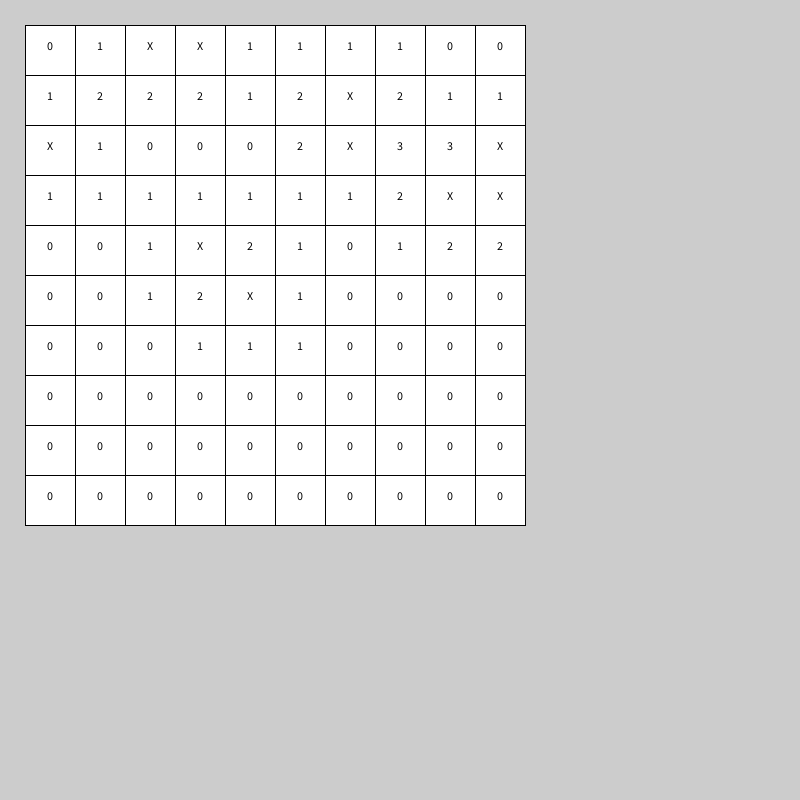
Frame 1 (no input)
Frame 60 (the mouse pressed at the canvas centre just before this capture): identical to frame 1, image omitted
Frame 120 (the mouse held since frame 60 and released just before this capture): identical to frame 1, image omitted

The Processing sketch that drew this single still picture (run headless with seeded random() and noise(); from frame 60 on, the mouse is pressed at the canvas centre):

// Processing sketch: sketch_4_5_demineur
// ── sketch_4_5_demineur.pde
int [][] board;
String [][] affich;



void setup() {
  size(800,800);
  rectMode(CENTER);
  textAlign(CENTER);
  
  initBoard(10, 10, 10);
  isAMine(8, 4);
  getMines(4, 8);
 }

void initBoard(int x, int y, int nmbreMines) {
  board = new int[10][10];
  affich = new String [10][10];
  int k =0;
  while (k<nmbreMines) {
    int mineRow = int(random(0, x));
    int mineCol = int(random(0, y));
    if (board[mineRow][mineCol]!=99) {
      board[mineRow][mineCol]=99;
      k++;
    }
  }
  for (int i=0; i<board.length; i++) {
    for (int j=0; j<board[i].length; j++) {
      if(board[i][j]!=99){
      affich[i][j]=str(getMines(i,j));
      }else{
       affich[i][j]="X"; 
      }
      print(board[i][j]+"  ");
    }
    println();
  }
}

boolean isAMine(int posx, int posy) {
  if (posx>=0 && posx < board.length && posy>=0 && posy< board[posx].length) {
    if (board[posx][posy]==99) {

      return true;
    } else {
      return false;
    }
  }
  return false;
}

int getMines(int posx, int posy) {
  int mine = 0;
  if (posx>=0 && posx < board.length && posy>=0 && posy< board[posx].length) {
    for (int i=-1; i<=1; i++) {
      for (int j=-1; j<=1; j++) {
        if (isAMine(posx+i, posy+j)) {
          mine++;
        }
      }
    }
  }
  return mine;
}

void draw() { 
 for(int i = 0; i<board.length;i++){
   for(int j =0; j<board[i].length;j++){
    fill(255);
    stroke(0);
    rect((i+1)*50,(j+1)*50,50,50);
    fill(0);
    text(affich[i][j],(i+1)*50,(j+1)*50);
}   
 }
 }
